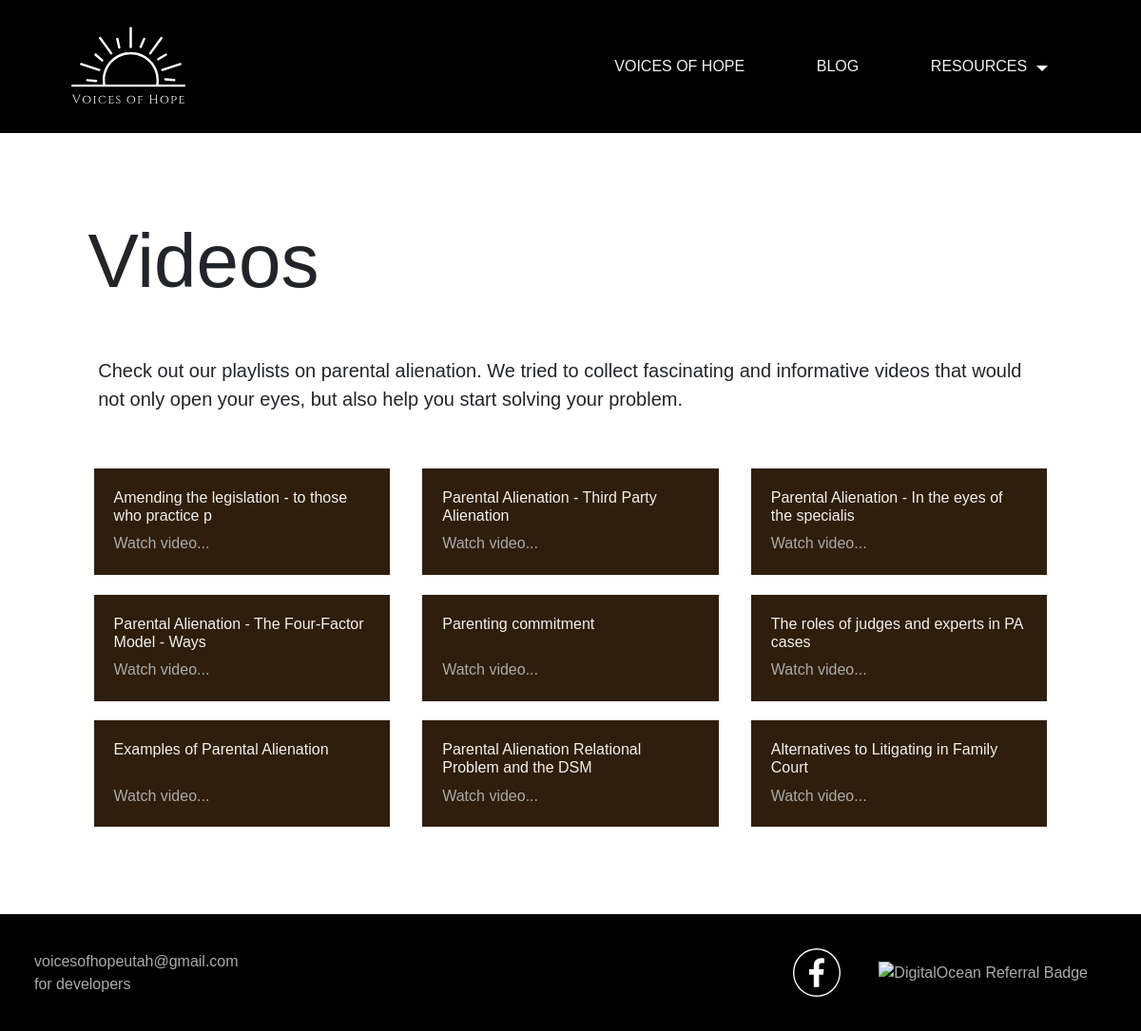
The page /videos on the database its author committed.
### core/models.py (models this page shows, shortened)
class VideoLink(models.Model):
    title = models.CharField(max_length=50, verbose_name='Title of video')
    url = models.CharField(max_length=80, verbose_name='Link of video')
    slug = models.SlugField(max_length=50, unique=True, verbose_name='URL')
    class Meta:
        verbose_name = 'Video link'
    def get_absolute_url(self):
        return reverse('videos', kwargs={'video_slug': self.slug })

### core/views.py (the view)
# urls.py: path('videos', views.videos_view, name='videos'),
def videos_view(request, video_slug=None):
    data = {'menu': menu}
    if not video_slug:
        template = f"{videos_path}/videos.html"
        data['title'] = "Resources of Hope"
        return render(request, template, context=data)
    else:
       template = f"{videos_path}/video.html"
       data["title"] = f"Post {video_slug}"
       data['video_slug'] = video_slug
       return render(request, template, context=data)

### core/templatetags/blog_tags.py (called while the page is built)
@register.simple_tag()
def video_posts():
    videos = VideoLink.objects.all()
    return videos

### templates/pages/resources-blocks/videos/videos.html
{% extends "base.html" %}
{% load static %}
{% load blog_tags %}
{% block content %}
<div id="videos-section" class="resources">
    <h1 class="title">Videos</h1>
    <p class="page-description">
        Check out our playlists on parental alienation. We
        tried to collect fascinating and informative
        videos that would not only open your eyes, but also
        help you start solving your problem.
    </p>
    {% video_posts as videos %}
    <div id="videos">
        {% for video in videos %}
        <div class="video b-color">
            <h6 class="second-color">{{ video.title }}</h6>
            <a href="{{ video.get_absolute_url }}">Watch video...</a>
        </div>
        {% endfor %}
    </div>
</div>
{% endblock %}

### static/css/resources.css (style rules this page uses)
.resources { padding: 5%; min-height: 90vh; }
#videos { padding: 2%; display: flex; flex-wrap: wrap; justify-content: space-around; }
.video { width: 30%; margin: 1%; padding: 2%; display: flex; flex-direction: column; justify-content: space-between; }
.video h6 { height: 80%; }

### static/css/style.css (style rules this page uses)
body { font-family: "Cinzel", sans-serif; }
.title { font-size: 80px; padding: 3%; }
.page-description { font-size: 20px; padding: 1% 4%; }
h1 { font-size: x-large; }
p { font-size: 16px; }
a { color: #ababab;text-decoration: none; }
.second-color { color: #F4F1EC; }
.b-color { background-color: #2e1e0b; }

### rows shown on the page
VideoLink: title "Amending the legislation - to those who practice p"
VideoLink: title "Parental Alienation - Third Party Alienation"
VideoLink: title "Parental Alienation - In the eyes of the specialis"
VideoLink: title "Parental Alienation - The Four-Factor Model - Ways"
VideoLink: title "Parenting commitment"
VideoLink: title "The roles of judges and experts in PA cases"
VideoLink: title "Examples of Parental Alienation"
VideoLink: title "Parental Alienation Relational Problem and the DSM"
VideoLink: title "Alternatives to Litigating in Family Court"

### other values the page prints
{{ key }} "VOICES OF HOPE" "BLOG"
{{ key }} "RESOURCES"
